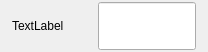
<?xml version="1.0" encoding="UTF-8"?>
<ui version="4.0">
 <class>TXItem</class>
 <widget class="QWidget" name="TXItem">
  <property name="geometry">
   <rect>
    <x>0</x>
    <y>0</y>
    <width>208</width>
    <height>52</height>
   </rect>
  </property>
  <property name="windowTitle">
   <string>Form</string>
  </property>
  <property name="styleSheet">
   <string notr="true"/>
  </property>
  <layout class="QHBoxLayout" name="horizontalLayout" stretch="3,4">
   <property name="spacing">
    <number>12</number>
   </property>
   <property name="leftMargin">
    <number>12</number>
   </property>
   <property name="topMargin">
    <number>2</number>
   </property>
   <property name="rightMargin">
    <number>12</number>
   </property>
   <property name="bottomMargin">
    <number>2</number>
   </property>
   <item>
    <widget class="QLabel" name="lblTitle">
     <property name="text">
      <string>TextLabel</string>
     </property>
    </widget>
   </item>
   <item>
    <widget class="QLineEdit" name="lblInfo">
     <property name="sizePolicy">
      <sizepolicy hsizetype="Expanding" vsizetype="Preferred">
       <horstretch>0</horstretch>
       <verstretch>0</verstretch>
      </sizepolicy>
     </property>
    </widget>
   </item>
  </layout>
 </widget>
 <resources/>
 <connections/>
</ui>
